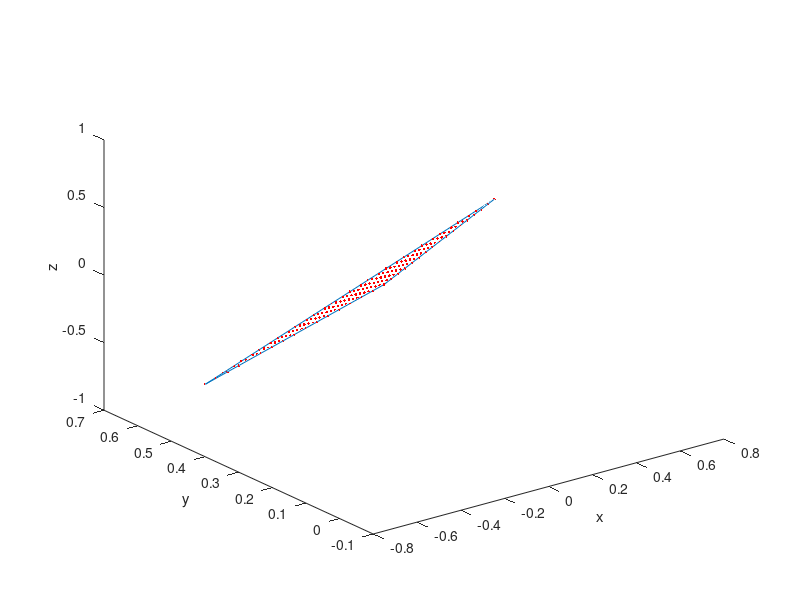

This chart was generated by the following MATLAB code:
V0=2*(rand(3,1)-0.5);
V1=2*(rand(3,1)-0.5);
V2=2*(rand(3,1)-0.5);

T=[V0(1),V0(2),V0(3);
	V1(1),V1(2),V1(3);
	V2(1),V2(2),V2(3);
	V0(1),V0(2),V0(3)]

plot3(T(:,1),T(:,2),T(:,3),'.-');
hold on

S=V1-V0;
T=V2-V0;
N=cross(S,T);

A=[S,T,N]

for k=1:17
	for l=1:17
		s=(k-1)/16;
		t=(l-1)/16;
		if t <= 1-s
			r=A*[s;t;0] + V0;
			plot3(r(1),r(2),r(3),'r.');
		end
	end
end
hold off
xlabel('x');
ylabel('y');
zlabel('z');

norm(V2-V1)

a=inv(A)*(V1 - V0)
b=inv(A)*(V2 - V0)
norm(A*(a - b))